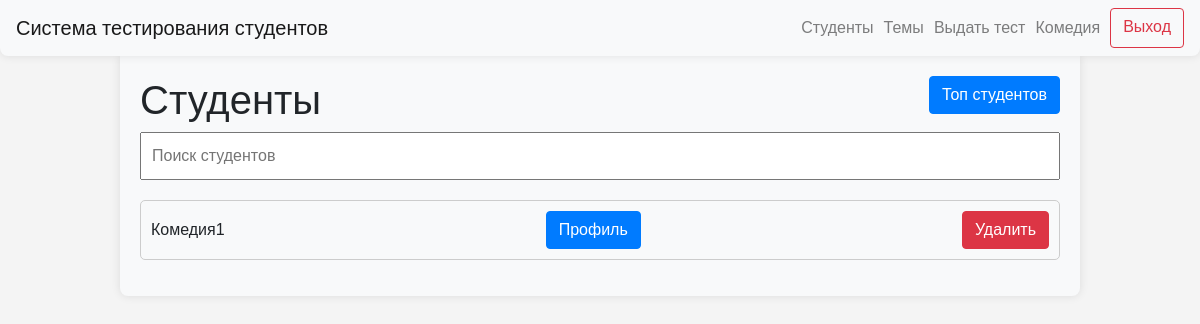
Page /groups/1 (signed in) on the earlier database version.
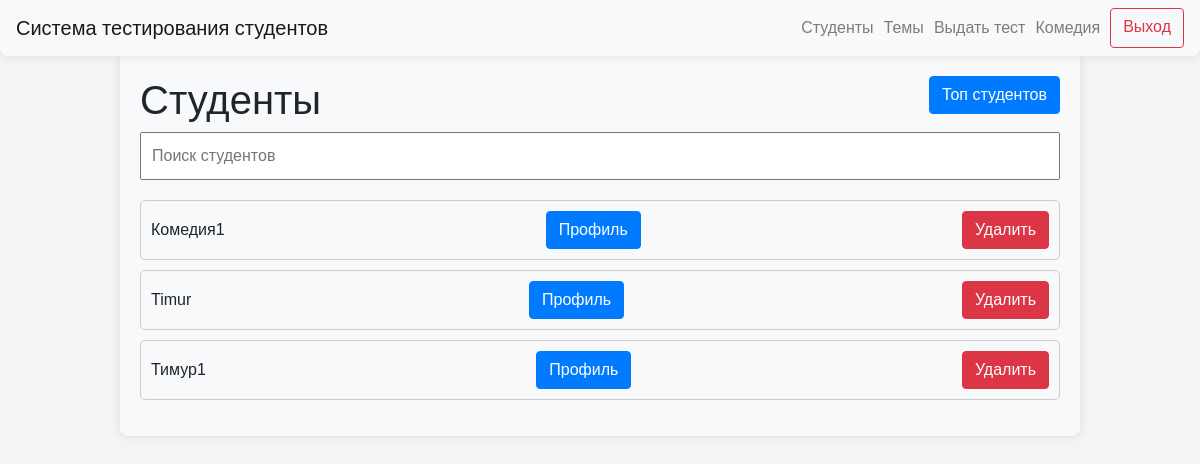
Same page on the later database version.
### data/users.py (models this page shows)
class User(SqlAlchemyBase, UserMixin, SerializerMixin):
    __tablename__ = "users"
    id = sqlalchemy.Column(
        sqlalchemy.Integer,
        primary_key=True,
        autoincrement=True,
    )
    name = sqlalchemy.Column(
        sqlalchemy.String,
        nullable=True,
    )
    group_id = sqlalchemy.Column(
        sqlalchemy.Integer,
        sqlalchemy.ForeignKey(
            "groups.id",
            ondelete="CASCADE",
        ),
        nullable=False,
    )
    date_of_birth = sqlalchemy.Column(
        sqlalchemy.Date,
        nullable=True,
    )
    user_level = sqlalchemy.Column(
        sqlalchemy.String,
        default="student",
    )
    avatar = sqlalchemy.Column(
        sqlalchemy.String,
        nullable=True,
        default="icon.jpg",
    )

### server.py (the view)
@app.route("/groups/<int:group_id>")
@login_required
def students_by_group_id(group_id):
    if current_user.user_level == "admin":
        db_sess = db_session.create_session()
        group = db_sess.query(Group).filter(Group.id == group_id).first()
        students_by_group = db_sess.query(User).filter(User.user_level == "student", User.group_id == group_id).all()
        print(students_by_group)
        return render_template(
            "students_by_group.html",
            title=f"Студенты группы {group.name}",
            students=students_by_group,
        )
    abort(403)

### data/db_session.py (called while the page is built)
def create_session() -> Session:
    global __factory
    return __factory()

### server.py (called while the page is built)
@login_manager.user_loader
def load_user(user_id):
    db_sess = db_session.create_session()
    return db_sess.query(User).get(user_id)

### templates/students_by_group.html (shortened to what this page needs)
{% extends "base.html" %}
{% block content %}
<body>
<h1>Студенты<a type="button" class="btn btn-primary" style="float: right;" href="/top_students">Топ студентов</a></h1>
<input type="text" id="searchInput" onkeyup="searchTests()" placeholder="Поиск студентов">
<ul id="testList">
    {% for student in students %}
    <li class="testItem">{{ student.name }}
        <div class="buttons-container"><a type="button" class="btn btn-primary" href="/personal_cabinet/{{ student.id }}">Профиль</a></div>
        <div class="buttons-container"><a type="button" class="btn btn-danger" href="/users/{{ student.id }}/delete">Удалить</a></div>
    </li>
    {% endfor %}
</ul>
</body>
{% endblock %}

Differences in the rows shown:
added User: name "Timur"
added User: name "Тимур1"
